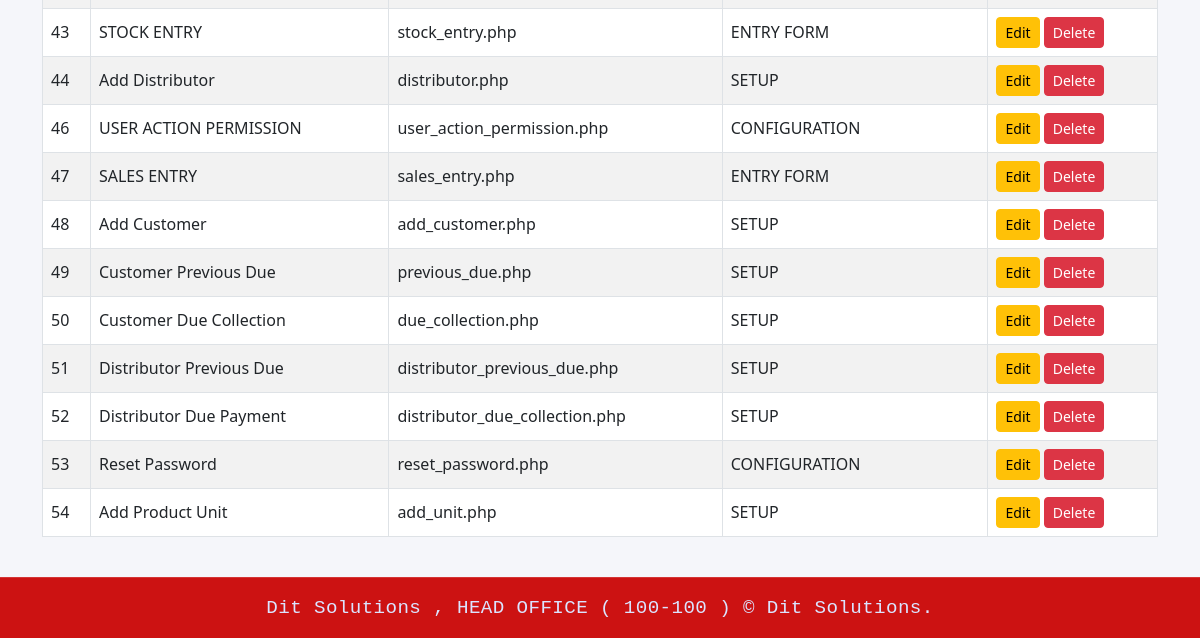
The page /add_menu.php (signed in, lower part) on the database as committed earlier.
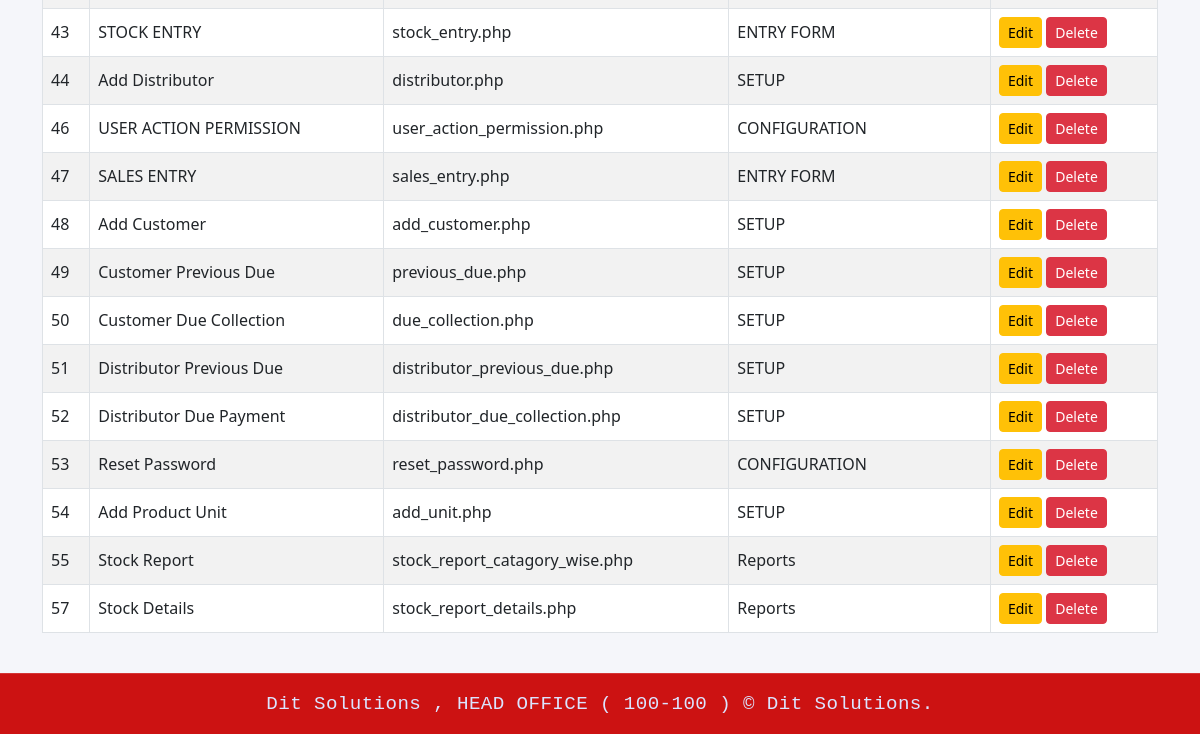
The same page on the database as committed later.
### tables this page shows
CREATE TABLE `menu_info` (
  `MENU_ID` int(11) NOT NULL,
  `MENU_NAME` varchar(100) NOT NULL,
  `MENU_LINK` varchar(255) DEFAULT NULL,
  `PARENT_ID` int(11) DEFAULT NULL
);

### add_menu.php (the view, shortened to what this page needs)
<?php
require 'db.php';
$canEdit     = $_SESSION['user']['can_edit'] ?? 1;
$canDelete   = $_SESSION['user']['can_delete'] ?? 1;
$stmt = $pdo->query("SELECT * FROM menu_info ORDER BY PARENT_ID, MENU_ID");
$menus = $stmt->fetchAll(PDO::FETCH_ASSOC);
$parentMap = [];
foreach ($menus as $m) {
    $parentMap[$m['MENU_ID']] = $m['MENU_NAME'];
}
?>
<!DOCTYPE html>
<html lang="en">
<head>
    <link href="https://cdn.jsdelivr.net/npm/bootstrap@5.3.0/dist/css/bootstrap.min.css" rel="stylesheet">
</head>
<body class="d-flex flex-column min-vh-100">
<?php include 'header.php'; ?>
<main class="container py-4 flex-grow-1">
    <div class="table-responsive">
        <table class="table table-bordered table-striped align-middle">
            <tbody>
                <?php foreach ($menus as $m): ?>
                    <tr>
                        <td><?= htmlspecialchars($m['MENU_ID']) ?></td>
                        <td><?= htmlspecialchars($m['MENU_NAME']) ?></td>
                        <td><?= htmlspecialchars($m['MENU_LINK']) ?></td>
                        <td>
                            <?= htmlspecialchars($m['PARENT_ID'] ? $parentMap[$m['PARENT_ID']] : '-') ?>
                        </td>
                        <td>
                            <?php if ($canEdit): ?>
                                <a href="?edit=<?= $m['MENU_ID'] ?>" class="btn btn-sm btn-warning">Edit</a>
                            <?php endif; ?>
                            <?php if ($canDelete): ?>
                                <a href="?delete=<?= $m['MENU_ID'] ?>" class="btn btn-sm btn-danger"
                                   onclick="return confirm('Are you sure to delete this menu?')">Delete</a>
                            <?php endif; ?>
                        </td>
                    </tr>
                <?php endforeach; ?>
            </tbody>
        </table>
    </div>
</main>
<?php include 'footer.php'; ?>
</body>
</html>

### header.php (shortened to what this page needs)
<?php
$loginUserTypeId = $_SESSION['user']['user_type_id'] ?? '';
$sqlMenus = "SELECT m.MENU_ID, m.MENU_NAME, m.MENU_LINK, m.PARENT_ID
             FROM menu_info m
             INNER JOIN user_menu_view_permission ump
                 ON m.MENU_ID = ump.MENU_ID
             WHERE ump.USER_TYPE_ID = :user_type_id
               AND ump.CAN_VIEW = true
             ORDER BY m.MENU_ID";
$stmtMenus = $pdo->prepare($sqlMenus);
$stmtMenus->execute(['user_type_id' => $loginUserTypeId]);
$menus = $stmtMenus->fetchAll(PDO::FETCH_ASSOC);
?>
<!DOCTYPE html>
<html lang="en">
<head>
    <link href="https://cdn.jsdelivr.net/npm/bootstrap@5.3.0/dist/css/bootstrap.min.css" rel="stylesheet">
    <link href="https://cdn.jsdelivr.net/npm/bootstrap-icons@1.10.5/font/bootstrap-icons.css" rel="stylesheet">
</head>
<body>
</body>
</html>

### footer.php (shortened to what this page needs)
<link href="https://cdn.jsdelivr.net/npm/bootstrap@5.3.0/dist/css/bootstrap.min.css" rel="stylesheet">
<footer class="footer mt-auto text-white text-center">
    <div class="container py-2">
        <small class="mono-footer">
            <?= htmlspecialchars($_SESSION['user']['org_name'] ?? 'N/A') ?> ,
            <?= htmlspecialchars($_SESSION['user']['branch_name'] ?? 'N/A') ?> (
            <?= htmlspecialchars($_SESSION['user']['br_code'] ?? 'N/A') ?> )
            &copy; Dit Solutions.
        </small>
    </div>
</footer>

### footer.php (style rules this page uses)
body { display: flex; flex-direction: column; min-height: 100vh; background-color: #f5f6fa; }
.footer { background: linear-gradient(90deg, rgb(204, 18, 18) 0%, rgb(204, 18, 18) 100%); border-top: 1px solid rgba(255, 255, 255, 0.15); color: #dbe4ff; text-align: center; padding: 0.5rem 0; }
.mono-footer { font-family: "Monotype Corsiva","SF Mono", "Roboto Mono", "Menlo", "Consolas", monospace; font-size: 1.2rem; letter-spacing: 0.4px; display: inline-block; color: #dbe4ff; transition: all 0.3s ease; }

Rows that differ between the two databases and show on the page:
added menu_info: MENU_ID "55", MENU_NAME "Stock Report", MENU_LINK "stock_report_catagory_wise.php", PARENT_ID "Reports"
added menu_info: MENU_ID "57", MENU_NAME "Stock Details", MENU_LINK "stock_report_details.php", PARENT_ID "Reports"
